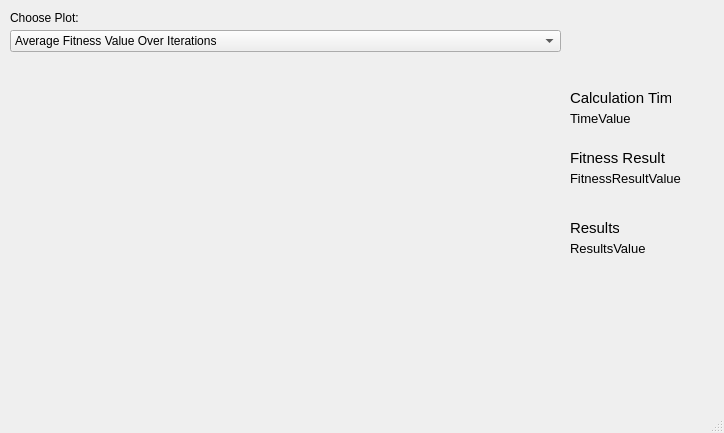
<?xml version="1.0" encoding="UTF-8"?>
<ui version="4.0">
 <class>PlotsWindow</class>
 <widget class="QMainWindow" name="PlotsWindow">
  <property name="geometry">
   <rect>
    <x>0</x>
    <y>0</y>
    <width>724</width>
    <height>433</height>
   </rect>
  </property>
  <property name="windowTitle">
   <string>Plots</string>
  </property>
  <widget class="QWidget" name="centralwidget">
   <widget class="QComboBox" name="comboBox">
    <property name="geometry">
     <rect>
      <x>10</x>
      <y>30</y>
      <width>551</width>
      <height>22</height>
     </rect>
    </property>
    <item>
     <property name="text">
      <string>Average Fitness Value Over Iterations</string>
     </property>
    </item>
    <item>
     <property name="text">
      <string>Minimum Fitness Value Over Iterations</string>
     </property>
    </item>
    <item>
     <property name="text">
      <string>Standard Deviation of Fitness Value Over Iterations</string>
     </property>
    </item>
   </widget>
   <widget class="QLabel" name="label">
    <property name="geometry">
     <rect>
      <x>570</x>
      <y>90</y>
      <width>101</width>
      <height>16</height>
     </rect>
    </property>
    <property name="font">
     <font>
      <pointsize>11</pointsize>
     </font>
    </property>
    <property name="text">
     <string>Calculation Time:</string>
    </property>
   </widget>
   <widget class="QLabel" name="timeValue">
    <property name="geometry">
     <rect>
      <x>570</x>
      <y>110</y>
      <width>91</width>
      <height>16</height>
     </rect>
    </property>
    <property name="font">
     <font>
      <pointsize>10</pointsize>
     </font>
    </property>
    <property name="text">
     <string>TimeValue</string>
    </property>
   </widget>
   <widget class="QLabel" name="label_3">
    <property name="geometry">
     <rect>
      <x>570</x>
      <y>220</y>
      <width>49</width>
      <height>16</height>
     </rect>
    </property>
    <property name="font">
     <font>
      <pointsize>11</pointsize>
     </font>
    </property>
    <property name="text">
     <string>Results:</string>
    </property>
   </widget>
   <widget class="QLabel" name="label_4">
    <property name="geometry">
     <rect>
      <x>570</x>
      <y>150</y>
      <width>111</width>
      <height>16</height>
     </rect>
    </property>
    <property name="font">
     <font>
      <pointsize>11</pointsize>
     </font>
    </property>
    <property name="text">
     <string>Fitness Result</string>
    </property>
   </widget>
   <widget class="QLabel" name="fitnessResultValue">
    <property name="geometry">
     <rect>
      <x>570</x>
      <y>170</y>
      <width>111</width>
      <height>16</height>
     </rect>
    </property>
    <property name="font">
     <font>
      <pointsize>10</pointsize>
     </font>
    </property>
    <property name="text">
     <string>FitnessResultValue</string>
    </property>
   </widget>
   <widget class="QLabel" name="label_6">
    <property name="geometry">
     <rect>
      <x>570</x>
      <y>240</y>
      <width>81</width>
      <height>16</height>
     </rect>
    </property>
    <property name="font">
     <font>
      <pointsize>10</pointsize>
     </font>
    </property>
    <property name="text">
     <string>ResultsValue</string>
    </property>
   </widget>
   <widget class="QLabel" name="label_7">
    <property name="geometry">
     <rect>
      <x>10</x>
      <y>10</y>
      <width>91</width>
      <height>16</height>
     </rect>
    </property>
    <property name="text">
     <string>Choose Plot:</string>
    </property>
   </widget>
   <widget class="QWidget" name="plotArea" native="true">
    <property name="geometry">
     <rect>
      <x>10</x>
      <y>60</y>
      <width>551</width>
      <height>311</height>
     </rect>
    </property>
   </widget>
  </widget>
  <widget class="QMenuBar" name="menubar">
   <property name="geometry">
    <rect>
     <x>0</x>
     <y>0</y>
     <width>724</width>
     <height>22</height>
    </rect>
   </property>
  </widget>
  <widget class="QStatusBar" name="statusbar"/>
 </widget>
 <resources/>
 <connections/>
</ui>
